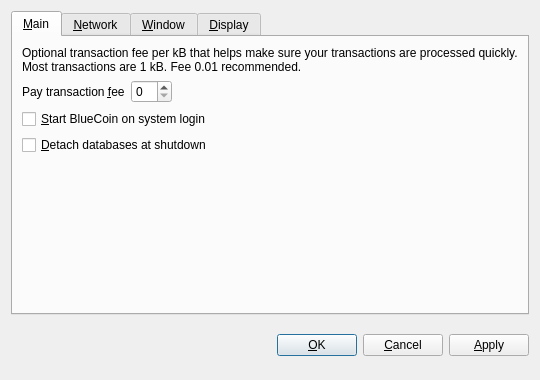
<?xml version="1.0" encoding="UTF-8"?>
<ui version="4.0">
 <class>OptionsDialog</class>
 <widget class="QDialog" name="OptionsDialog">
  <property name="geometry">
   <rect>
    <x>0</x>
    <y>0</y>
    <width>540</width>
    <height>380</height>
   </rect>
  </property>
  <property name="windowTitle">
   <string>Options</string>
  </property>
  <property name="modal">
   <bool>true</bool>
  </property>
  <layout class="QVBoxLayout" name="verticalLayout">
   <item>
    <widget class="QTabWidget" name="tabWidget">
     <property name="tabPosition">
      <enum>QTabWidget::North</enum>
     </property>
     <property name="currentIndex">
      <number>0</number>
     </property>
     <widget class="QWidget" name="tabMain">
      <attribute name="title">
       <string>&amp;Main</string>
      </attribute>
      <layout class="QVBoxLayout" name="verticalLayout_Main">
       <item>
        <widget class="QLabel" name="transactionFeeInfoLabel">
         <property name="text">
          <string>Optional transaction fee per kB that helps make sure your transactions are processed quickly. Most transactions are 1 kB. Fee 0.01 recommended.</string>
         </property>
         <property name="textFormat">
          <enum>Qt::PlainText</enum>
         </property>
         <property name="wordWrap">
          <bool>true</bool>
         </property>
        </widget>
       </item>
       <item>
        <layout class="QHBoxLayout" name="horizontalLayout_Main">
         <item>
          <widget class="QLabel" name="transactionFeeLabel">
           <property name="text">
            <string>Pay transaction &amp;fee</string>
           </property>
           <property name="textFormat">
            <enum>Qt::PlainText</enum>
           </property>
           <property name="buddy">
            <cstring>transactionFee</cstring>
           </property>
          </widget>
         </item>
         <item>
          <widget class="BitcoinAmountField" name="transactionFee"/>
         </item>
         <item>
          <spacer name="horizontalSpacer_Main">
           <property name="orientation">
            <enum>Qt::Horizontal</enum>
           </property>
           <property name="sizeHint" stdset="0">
            <size>
             <width>40</width>
             <height>20</height>
            </size>
           </property>
          </spacer>
         </item>
        </layout>
       </item>
       <item>
        <widget class="QCheckBox" name="bitcoinAtStartup">
         <property name="toolTip">
          <string>Automatically start BlueCoin after logging in to the system.</string>
         </property>
         <property name="text">
          <string>&amp;Start BlueCoin on system login</string>
         </property>
        </widget>
       </item>
       <item>
        <widget class="QCheckBox" name="detachDatabases">
         <property name="toolTip">
          <string>Detach block and address databases at shutdown. This means they can be moved to another data directory, but it slows down shutdown. The wallet is always detached.</string>
         </property>
         <property name="text">
          <string>&amp;Detach databases at shutdown</string>
         </property>
        </widget>
       </item>
       <item>
        <spacer name="verticalSpacer_Main">
         <property name="orientation">
          <enum>Qt::Vertical</enum>
         </property>
         <property name="sizeHint" stdset="0">
          <size>
           <width>20</width>
           <height>40</height>
          </size>
         </property>
        </spacer>
       </item>
      </layout>
     </widget>
     <widget class="QWidget" name="tabNetwork">
      <attribute name="title">
       <string>&amp;Network</string>
      </attribute>
      <layout class="QVBoxLayout" name="verticalLayout_Network">
       <item>
        <widget class="QCheckBox" name="mapPortUpnp">
         <property name="toolTip">
          <string>Automatically open the BlueCoin client port on the router. This only works when your router supports UPnP and it is enabled.</string>
         </property>
         <property name="text">
          <string>Map port using &amp;UPnP</string>
         </property>
        </widget>
       </item>
       <item>
        <widget class="QCheckBox" name="connectSocks">
         <property name="toolTip">
          <string>Connect to the BlueCoin network through a SOCKS proxy (e.g. when connecting through Tor).</string>
         </property>
         <property name="text">
          <string>&amp;Connect through SOCKS proxy:</string>
         </property>
        </widget>
       </item>
       <item>
        <layout class="QHBoxLayout" name="horizontalLayout_Network">
         <item>
          <widget class="QLabel" name="proxyIpLabel">
           <property name="text">
            <string>Proxy &amp;IP:</string>
           </property>
           <property name="textFormat">
            <enum>Qt::PlainText</enum>
           </property>
           <property name="buddy">
            <cstring>proxyIp</cstring>
           </property>
          </widget>
         </item>
         <item>
          <widget class="QValidatedLineEdit" name="proxyIp">
           <property name="maximumSize">
            <size>
             <width>140</width>
             <height>16777215</height>
            </size>
           </property>
           <property name="toolTip">
            <string>IP address of the proxy (e.g. 127.0.0.1)</string>
           </property>
          </widget>
         </item>
         <item>
          <widget class="QLabel" name="proxyPortLabel">
           <property name="text">
            <string>&amp;Port:</string>
           </property>
           <property name="textFormat">
            <enum>Qt::PlainText</enum>
           </property>
           <property name="buddy">
            <cstring>proxyPort</cstring>
           </property>
          </widget>
         </item>
         <item>
          <widget class="QLineEdit" name="proxyPort">
           <property name="maximumSize">
            <size>
             <width>55</width>
             <height>16777215</height>
            </size>
           </property>
           <property name="toolTip">
            <string>Port of the proxy (e.g. 9050)</string>
           </property>
          </widget>
         </item>
         <item>
          <widget class="QLabel" name="socksVersionLabel">
           <property name="text">
            <string>SOCKS &amp;Version:</string>
           </property>
           <property name="textFormat">
            <enum>Qt::PlainText</enum>
           </property>
           <property name="buddy">
            <cstring>socksVersion</cstring>
           </property>
          </widget>
         </item>
         <item>
          <widget class="QValueComboBox" name="socksVersion">
           <property name="toolTip">
            <string>SOCKS version of the proxy (e.g. 5)</string>
           </property>
          </widget>
         </item>
         <item>
          <spacer name="horizontalSpacer_Network">
           <property name="orientation">
            <enum>Qt::Horizontal</enum>
           </property>
           <property name="sizeHint" stdset="0">
            <size>
             <width>40</width>
             <height>20</height>
            </size>
           </property>
          </spacer>
         </item>
        </layout>
       </item>
       <item>
        <spacer name="verticalSpacer_Network">
         <property name="orientation">
          <enum>Qt::Vertical</enum>
         </property>
         <property name="sizeHint" stdset="0">
          <size>
           <width>20</width>
           <height>40</height>
          </size>
         </property>
        </spacer>
       </item>
      </layout>
     </widget>
     <widget class="QWidget" name="tabWindow">
      <attribute name="title">
       <string>&amp;Window</string>
      </attribute>
      <layout class="QVBoxLayout" name="verticalLayout_Window">
       <item>
        <widget class="QCheckBox" name="minimizeToTray">
         <property name="toolTip">
          <string>Show only a tray icon after minimizing the window.</string>
         </property>
         <property name="text">
          <string>&amp;Minimize to the tray instead of the taskbar</string>
         </property>
        </widget>
       </item>
       <item>
        <widget class="QCheckBox" name="minimizeOnClose">
         <property name="toolTip">
          <string>Minimize instead of exit the application when the window is closed. When this option is enabled, the application will be closed only after selecting Quit in the menu.</string>
         </property>
         <property name="text">
          <string>M&amp;inimize on close</string>
         </property>
        </widget>
       </item>
       <item>
        <spacer name="verticalSpacer_Window">
         <property name="orientation">
          <enum>Qt::Vertical</enum>
         </property>
         <property name="sizeHint" stdset="0">
          <size>
           <width>20</width>
           <height>40</height>
          </size>
         </property>
        </spacer>
       </item>
      </layout>
     </widget>
     <widget class="QWidget" name="tabDisplay">
      <attribute name="title">
       <string>&amp;Display</string>
      </attribute>
      <layout class="QVBoxLayout" name="verticalLayout_Display">
       <item>
        <layout class="QHBoxLayout" name="horizontalLayout_1_Display">
         <item>
          <widget class="QLabel" name="langLabel">
           <property name="text">
            <string>User Interface &amp;language:</string>
           </property>
           <property name="textFormat">
            <enum>Qt::PlainText</enum>
           </property>
           <property name="buddy">
            <cstring>lang</cstring>
           </property>
          </widget>
         </item>
         <item>
          <widget class="QValueComboBox" name="lang">
           <property name="toolTip">
            <string>The user interface language can be set here. This setting will take effect after restarting bluecoin.</string>
           </property>
          </widget>
         </item>
        </layout>
       </item>
       <item>
        <layout class="QHBoxLayout" name="horizontalLayout_2_Display">
         <item>
          <widget class="QLabel" name="unitLabel">
           <property name="text">
            <string>&amp;Unit to show amounts in:</string>
           </property>
           <property name="textFormat">
            <enum>Qt::PlainText</enum>
           </property>
           <property name="buddy">
            <cstring>unit</cstring>
           </property>
          </widget>
         </item>
         <item>
          <widget class="QValueComboBox" name="unit">
           <property name="toolTip">
            <string>Choose the default subdivision unit to show in the interface and when sending coins.</string>
           </property>
          </widget>
         </item>
        </layout>
       </item>
       <item>
        <widget class="QCheckBox" name="displayAddresses">
         <property name="toolTip">
          <string>Whether to show BlueCoin addresses in the transaction list or not.</string>
         </property>
         <property name="text">
          <string>&amp;Display addresses in transaction list</string>
         </property>
        </widget>
       </item>
       <item>
        <widget class="QCheckBox" name="coinControlFeatures">
         <property name="toolTip">
          <string>Whether to show coin control features or not.</string>
         </property>
         <property name="text">
          <string>Display coin &amp;control features (experts only!)</string>
         </property>
        </widget>
       </item>
       <item>
        <spacer name="verticalSpacer_Display">
         <property name="orientation">
          <enum>Qt::Vertical</enum>
         </property>
         <property name="sizeHint" stdset="0">
          <size>
           <width>20</width>
           <height>40</height>
          </size>
         </property>
        </spacer>
       </item>
      </layout>
     </widget>
    </widget>
   </item>
   <item>
    <layout class="QHBoxLayout" name="horizontalLayout_Buttons">
     <item>
      <spacer name="horizontalSpacer_1">
       <property name="orientation">
        <enum>Qt::Horizontal</enum>
       </property>
       <property name="sizeHint" stdset="0">
        <size>
         <width>40</width>
         <height>48</height>
        </size>
       </property>
      </spacer>
     </item>
     <item>
      <widget class="QLabel" name="statusLabel">
       <property name="font">
        <font>
         <weight>75</weight>
         <bold>true</bold>
        </font>
       </property>
       <property name="text">
        <string/>
       </property>
       <property name="textFormat">
        <enum>Qt::PlainText</enum>
       </property>
       <property name="wordWrap">
        <bool>true</bool>
       </property>
      </widget>
     </item>
     <item>
      <spacer name="horizontalSpacer_2">
       <property name="orientation">
        <enum>Qt::Horizontal</enum>
       </property>
       <property name="sizeHint" stdset="0">
        <size>
         <width>40</width>
         <height>48</height>
        </size>
       </property>
      </spacer>
     </item>
     <item>
      <widget class="QPushButton" name="okButton">
       <property name="text">
        <string>&amp;OK</string>
       </property>
      </widget>
     </item>
     <item>
      <widget class="QPushButton" name="cancelButton">
       <property name="text">
        <string>&amp;Cancel</string>
       </property>
       <property name="autoDefault">
        <bool>false</bool>
       </property>
      </widget>
     </item>
     <item>
      <widget class="QPushButton" name="applyButton">
       <property name="text">
        <string>&amp;Apply</string>
       </property>
       <property name="autoDefault">
        <bool>false</bool>
       </property>
      </widget>
     </item>
    </layout>
   </item>
  </layout>
 </widget>
 <customwidgets>
  <customwidget>
   <class>BitcoinAmountField</class>
   <extends>QSpinBox</extends>
   <header>bitcoinamountfield.h</header>
  </customwidget>
  <customwidget>
   <class>QValueComboBox</class>
   <extends>QComboBox</extends>
   <header>qvaluecombobox.h</header>
  </customwidget>
  <customwidget>
   <class>QValidatedLineEdit</class>
   <extends>QLineEdit</extends>
   <header>qvalidatedlineedit.h</header>
  </customwidget>
 </customwidgets>
 <resources/>
 <connections/>
</ui>
